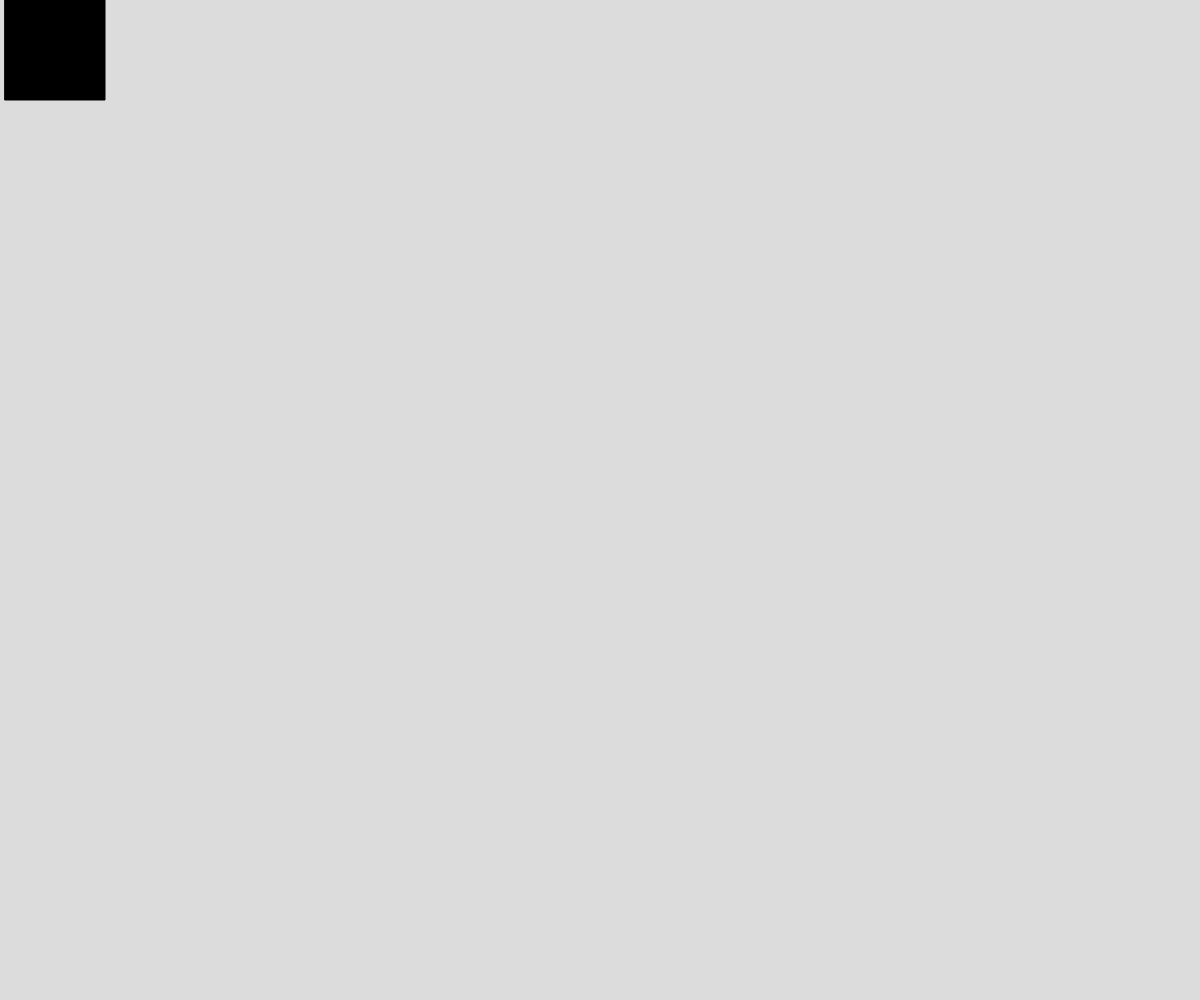
Frame 1 (no input)
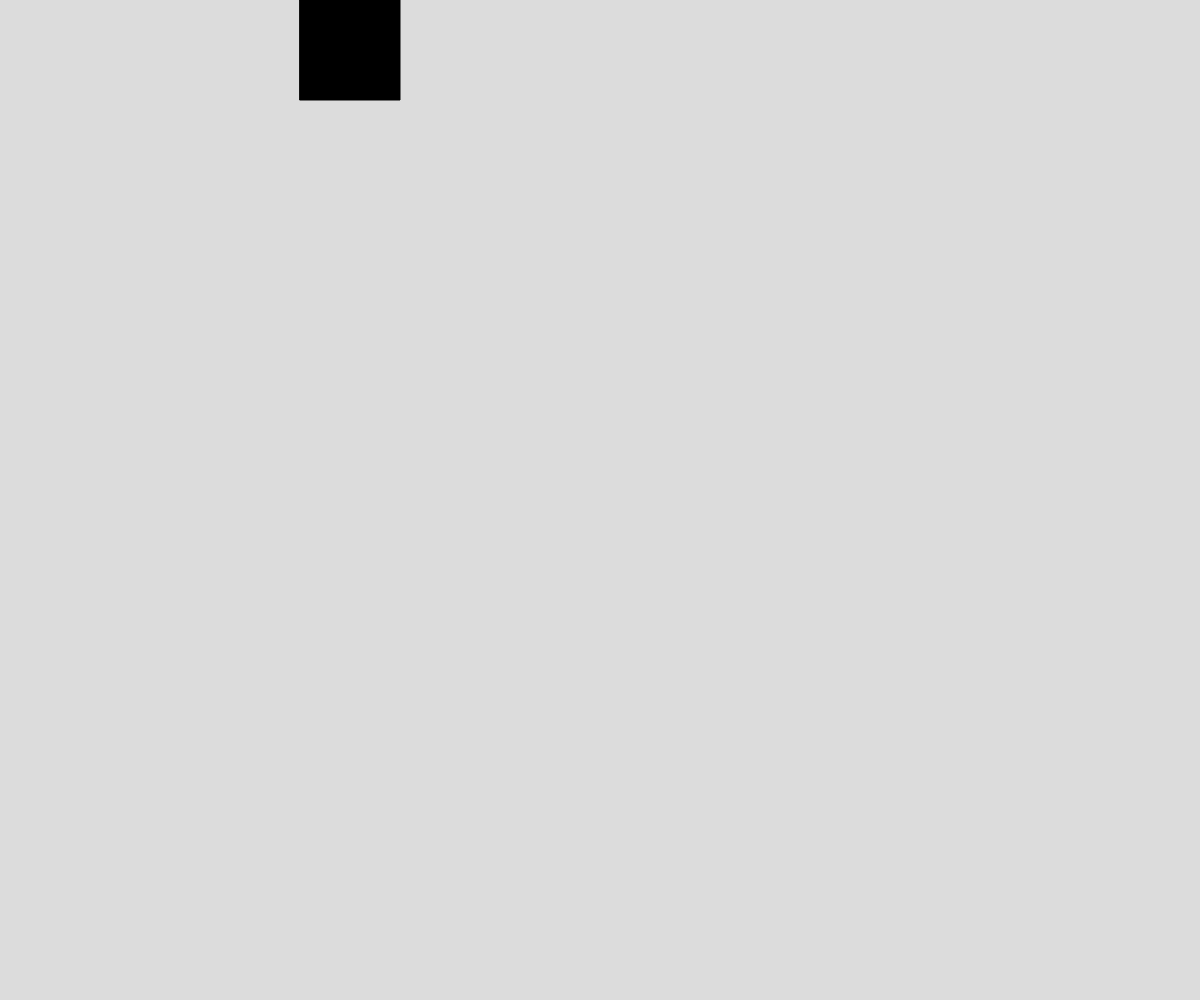
Frame 60 (no input)
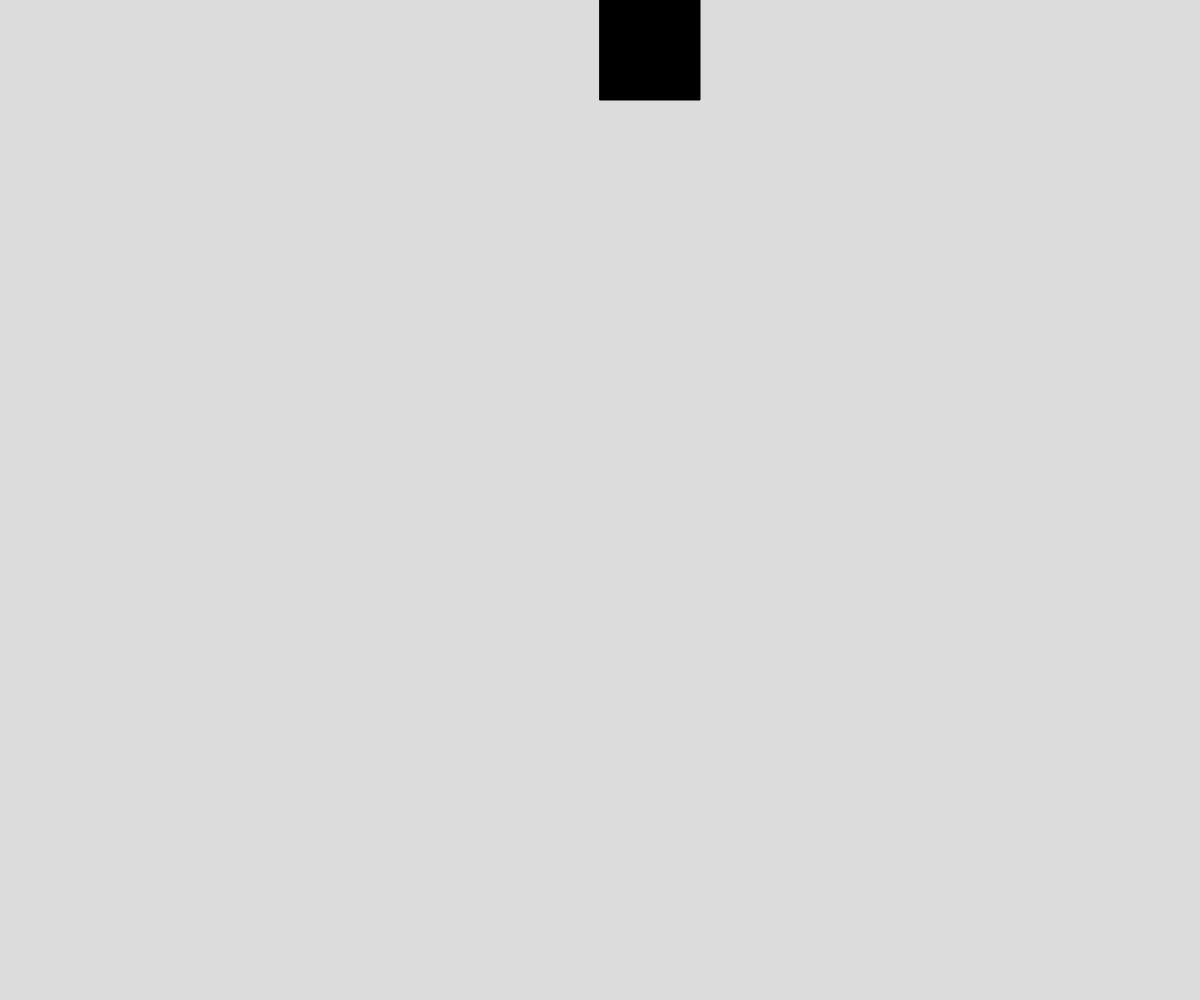
Frame 120 (the mouse pressed at the canvas centre since frame 60)

The p5.js sketch that drew these frames (run headless with seeded random() and noise() and a simulated clock; from frame 60 on, the mouse is pressed at the canvas centre):

// p5.js sketch
// ── sketch.js
// Square moving around edge of screen

let size = 100;
let speed = 5;

let x = 0;
let y = 0;
let state = 0;

async function setup() {
  createCanvas(windowWidth, windowHeight);
}

function draw() {
  resizeCanvas(windowWidth, windowHeight);
  
  background(220);
  fill(0);

  if (state === 0) {
    y = 0;
    x += speed;
    if (x >= windowWidth - size) {
      state = 1;
    }
  }
  else if (state === 1) {
    x = windowWidth - size;
    y += speed;
    if (y >= windowHeight - size) {
      state = 2;
    }
  }
  else if (state === 2) {
    y = windowHeight - size;
    x -= speed;
    if (x <= 0) {
      state = 3;
    }
  }
  else if (state === 3) {
    x = 0;
    y -= speed;
    if (y <= 0) {
      state = 0;
    }
  }
  rect(x, y, size);
}
